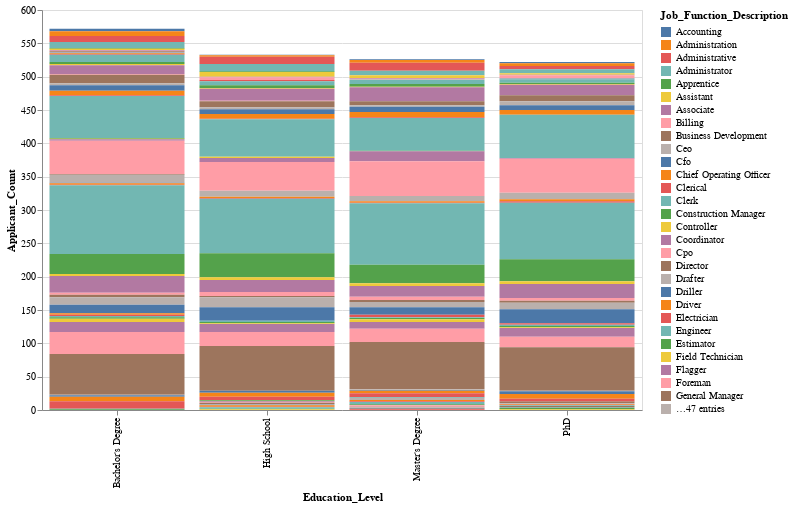

The code cell stored with this chart in its notebook:
### Code cell
# You can hover to show more details
stat_chart, interactive_chart = plot_vega_lite_chart(large_data_hard_response, large_data_hard)
stat_chart

### Figure 1 — Vega-Lite specification as saved in the notebook (floating-point values rounded to 4 significant figures; data arrays with more than 128 entries replaced by an {"elided": "..."} marker saying what was removed)
{"config": {"view": {"continuousWidth": 400, "continuousHeight": 300}}, "data": {"name": "data-5c8c30bc23f6ef98384210dcc25b7c09"}, "mark": "bar", "encoding": {"color": {"field": "Job_Function_Description", "scale": {"domain": ["Accounting", "Administration", "Administrative", "Administrator", "Apprentice", "Assistant", "Associate", "Billing", "Business Development", "Ceo", "Cfo", "Chief Operating Officer", "Clerical", "Clerk", "Construction Manager", "Controller", "Coordinator", "Cpo", "Director", "Drafter", "Driller", "Driver", "Electrician", "Engineer", "Estimator", "Field Technician", "Flagger", "Foreman", "General Manager", "Groundman", "Inspector", "Intern", "Labor", "Laborer", "Lineman", "Locator", "Manager", "Mechanic", "Model Assistant", "Operator", "Project Manager", "Purchasing", "Runner", "Safety", "Shop", "Specialist", "Splicer", "Supervisor", "Technician", "Tester", "Top Hand", "Tower Hand", "Vp", "Warehouse Technician", "Welder", "Accountant", "Analyst", "Attendant", "Executive Assistant", "Field Project Manager", "Helpdesk", "Planner", "Principal", "Program Manager", "Project Coordinator", "Support", "Evp", "Executive", "Helper", "Recruiter", "Services", "Svp", "Warehouse", "Crew Leader", "Safety Manager", "Traffic"]}, "type": "nominal"}, "tooltip": [{"field": "Education_Level", "type": "nominal"}, {"field": "Job_Function_Description", "type": "nominal"}, {"field": "Applicant_Count", "type": "nominal"}], "x": {"field": "Education_Level", "scale": {"domain": ["Bachelor's Degree", "High School", "Master's Degree", "PhD"]}, "type": "nominal"}, "y": {"field": "Applicant_Count", "scale": {}, "type": "quantitative"}}, "height": 400, "width": 600, "$schema": "https://vega.github.io/schema/vega-lite/v4.json", "datasets": {"data-5c8c30bc23f6ef98384210dcc25b7c09": {"elided": "217 records"}}}
